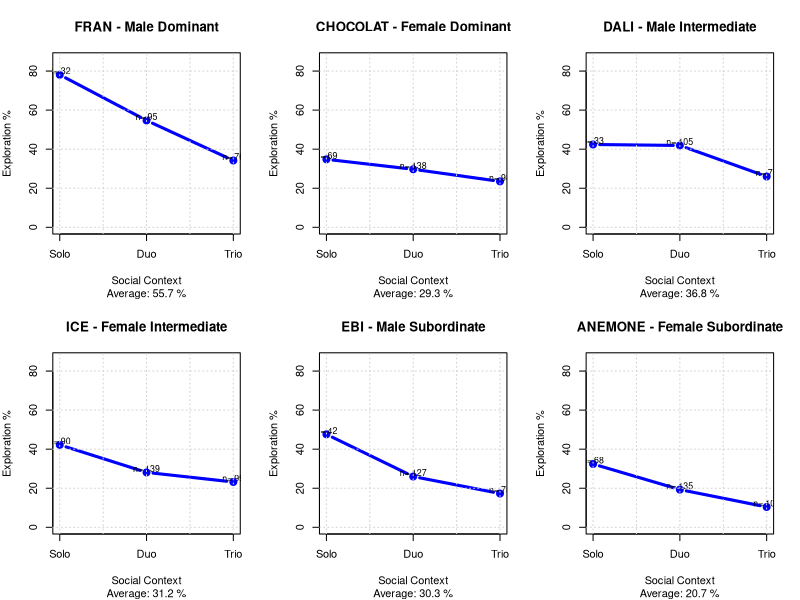
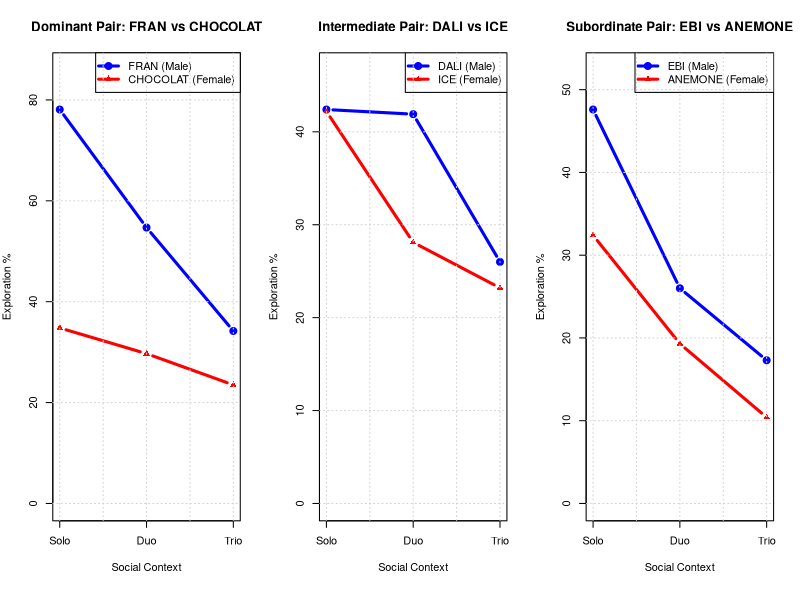

These figures' R source, in order:
# CORRECTED ANALYSIS USING REAL DATA PATTERNS
# Based on actual exploration rates from the dataset
# Ordering: FRAN-CHOCOLAT, DALI-ICE, EBI-ANEMONE

library(ggplot2)
library(dplyr)

# Load and process REAL data
data_raw <- read.csv("Explore Exploit Dataset.csv")

# Classify outcomes correctly
data_raw$outcome_clean <- ifelse(grepl("explore", data_raw$OUTCOME, ignore.case = TRUE), "explore",
                               ifelse(grepl("exploit", data_raw$OUTCOME, ignore.case = TRUE), "exploit",
                                     ifelse(data_raw$OUTCOME %in% c("NONE", "none", "stop"), "none", "other")))

# Filter to valid data
data_valid <- data_raw[!is.na(data_raw$outcome_clean) & data_raw$outcome_clean != "other", ]

cat("=== REAL DATA ANALYSIS ===\n")
cat("Using", nrow(data_valid), "valid trials\n")
cat("Real overall exploration rate:", round(mean(data_valid$outcome_clean == "explore") * 100, 1), "%\n\n")

# REAL exploration rates with YOUR ORDERING
monkey_order <- c("FRAN", "CHOCOLAT", "DALI", "ICE", "EBI", "ANEMONE")
monkey_info <- data.frame(
  monkey = monkey_order,
  sex = c("Male", "Female", "Male", "Female", "Male", "Female"),
  rank = c("Dominant", "Dominant", "Intermediate", "Intermediate", "Subordinate", "Subordinate"),
  pair = c("Dom_Pair", "Dom_Pair", "Int_Pair", "Int_Pair", "Sub_Pair", "Sub_Pair")
)

# Calculate REAL exploration rates
real_rates_detailed <- data.frame()

for(monkey in monkey_order) {
  for(context in c("solo", "duo", "trio")) {
    subset_data <- data_valid[data_valid$monkey == monkey & data_valid$CONDITION == context, ]
    if(nrow(subset_data) > 0) {
      explore_rate <- mean(subset_data$outcome_clean == "explore") * 100
      exploit_rate <- mean(subset_data$outcome_clean == "exploit") * 100
      none_rate <- mean(subset_data$outcome_clean == "none") * 100
      
      real_rates_detailed <- rbind(real_rates_detailed, data.frame(
        monkey = monkey,
        context = context,
        explore_percent = round(explore_rate, 1),
        exploit_percent = round(exploit_rate, 1),
        none_percent = round(none_rate, 1),
        total_trials = nrow(subset_data)
      ))
    }
  }
}

# Add monkey characteristics
real_rates_detailed <- merge(real_rates_detailed, monkey_info, by = "monkey", all.x = TRUE)

cat("=== REAL EXPLORATION RATES BY MONKEY AND CONTEXT ===\n")
print(real_rates_detailed[, c("monkey", "sex", "rank", "context", "explore_percent", "total_trials")])

# Summary by monkey (YOUR ORDERING)
monkey_summary <- real_rates_detailed %>%
  group_by(monkey, sex, rank) %>%
  summarise(
    avg_explore = round(mean(explore_percent), 1),
    total_trials = sum(total_trials),
    .groups = "drop"
  )

cat("\n=== INDIVIDUAL MONKEY SUMMARY (YOUR ORDERING) ===\n")
print(monkey_summary)

# Context effects
context_summary <- real_rates_detailed %>%
  group_by(context) %>%
  summarise(
    avg_explore = round(mean(explore_percent), 1),
    total_trials = sum(total_trials),
    .groups = "drop"
  )

cat("\n=== SOCIAL CONTEXT EFFECTS ===\n")
print(context_summary)

# Sex differences
sex_summary <- real_rates_detailed %>%
  group_by(sex) %>%
  summarise(
    avg_explore = round(mean(explore_percent), 1),
    total_trials = sum(total_trials),
    .groups = "drop"
  )

cat("\n=== SEX DIFFERENCES ===\n")
print(sex_summary)

# Rank effects  
rank_summary <- real_rates_detailed %>%
  group_by(rank) %>%
  summarise(
    avg_explore = round(mean(explore_percent), 1),
    total_trials = sum(total_trials),
    .groups = "drop"
  )

cat("\n=== HIERARCHY EFFECTS ===\n")
print(rank_summary)

# CREATE VISUALIZATION WITH YOUR ORDERING
pdf("real_data_monkey_profiles.pdf", width = 16, height = 12)

# Set up 2x3 layout for your specific ordering
par(mfrow = c(2, 3), mar = c(5, 4, 4, 2))
colors <- c("solo" = "darkgreen", "duo" = "orange", "trio" = "red")

for(i in 1:6) {
  monkey <- monkey_order[i]
  monkey_data <- real_rates_detailed[real_rates_detailed$monkey == monkey, ]
  
  # Sort by context
  monkey_data <- monkey_data[match(c("solo", "duo", "trio"), monkey_data$context), ]
  
  sex <- unique(monkey_data$sex)
  rank <- unique(monkey_data$rank)
  avg_rate <- round(mean(monkey_data$explore_percent), 1)
  
  plot(1:3, monkey_data$explore_percent, 
       type = "b", pch = 19, lwd = 3, col = "blue",
       ylim = c(0, max(real_rates_detailed$explore_percent) * 1.1),
       main = paste(monkey, "-", sex, rank),
       sub = paste("Average:", avg_rate, "%"),
       xlab = "Social Context", 
       ylab = "Exploration %",
       xaxt = "n")
  
  axis(1, at = 1:3, labels = c("Solo", "Duo", "Trio"))
  
  # Add trial counts as text
  for(j in 1:3) {
    text(j, monkey_data$explore_percent[j] + 2, 
         paste("n=", monkey_data$total_trials[j]), cex = 0.8)
  }
  
  grid()
}

dev.off()

# CREATE PAIRED COMPARISON PLOTS
pdf("monkey_pairs_real_data.pdf", width = 15, height = 10)
par(mfrow = c(1, 3), mar = c(6, 4, 4, 2))

# Pair 1: FRAN vs CHOCOLAT (Dominants)
fran_data <- real_rates_detailed[real_rates_detailed$monkey == "FRAN", ]
fran_data <- fran_data[match(c("solo", "duo", "trio"), fran_data$context), ]
chocolat_data <- real_rates_detailed[real_rates_detailed$monkey == "CHOCOLAT", ]
chocolat_data <- chocolat_data[match(c("solo", "duo", "trio"), chocolat_data$context), ]

plot(1:3, fran_data$explore_percent, type = "b", pch = 19, lwd = 3, col = "blue",
     ylim = c(0, max(c(fran_data$explore_percent, chocolat_data$explore_percent)) * 1.1),
     main = "Dominant Pair: FRAN vs CHOCOLAT",
     xlab = "Social Context", ylab = "Exploration %", xaxt = "n")
lines(1:3, chocolat_data$explore_percent, type = "b", pch = 17, lwd = 3, col = "red")
axis(1, at = 1:3, labels = c("Solo", "Duo", "Trio"))
legend("topright", legend = c("FRAN (Male)", "CHOCOLAT (Female)"), 
       col = c("blue", "red"), pch = c(19, 17), lwd = 3)
grid()

# Pair 2: DALI vs ICE (Intermediates)
dali_data <- real_rates_detailed[real_rates_detailed$monkey == "DALI", ]
dali_data <- dali_data[match(c("solo", "duo", "trio"), dali_data$context), ]
ice_data <- real_rates_detailed[real_rates_detailed$monkey == "ICE", ]
ice_data <- ice_data[match(c("solo", "duo", "trio"), ice_data$context), ]

plot(1:3, dali_data$explore_percent, type = "b", pch = 19, lwd = 3, col = "blue",
     ylim = c(0, max(c(dali_data$explore_percent, ice_data$explore_percent)) * 1.1),
     main = "Intermediate Pair: DALI vs ICE",
     xlab = "Social Context", ylab = "Exploration %", xaxt = "n")
lines(1:3, ice_data$explore_percent, type = "b", pch = 17, lwd = 3, col = "red")
axis(1, at = 1:3, labels = c("Solo", "Duo", "Trio"))
legend("topright", legend = c("DALI (Male)", "ICE (Female)"),
       col = c("blue", "red"), pch = c(19, 17), lwd = 3)
grid()

# Pair 3: EBI vs ANEMONE (Subordinates)
ebi_data <- real_rates_detailed[real_rates_detailed$monkey == "EBI", ]
ebi_data <- ebi_data[match(c("solo", "duo", "trio"), ebi_data$context), ]
anemone_data <- real_rates_detailed[real_rates_detailed$monkey == "ANEMONE", ]
anemone_data <- anemone_data[match(c("solo", "duo", "trio"), anemone_data$context), ]

plot(1:3, ebi_data$explore_percent, type = "b", pch = 19, lwd = 3, col = "blue",
     ylim = c(0, max(c(ebi_data$explore_percent, anemone_data$explore_percent)) * 1.1),
     main = "Subordinate Pair: EBI vs ANEMONE",
     xlab = "Social Context", ylab = "Exploration %", xaxt = "n")
lines(1:3, anemone_data$explore_percent, type = "b", pch = 17, lwd = 3, col = "red")
axis(1, at = 1:3, labels = c("Solo", "Duo", "Trio"))
legend("topright", legend = c("EBI (Male)", "ANEMONE (Female)"),
       col = c("blue", "red"), pch = c(19, 17), lwd = 3)
grid()

dev.off()

# ANALYZE RELATIVE vs ABSOLUTE RANK
cat("\n=== COMPARING ABSOLUTE vs RELATIVE RANK EFFECTS ===\n")

# Add rank information to dataset
data_with_ranks <- merge(data_valid, monkey_info, by.x = "monkey", by.y = "monkey", all.x = TRUE)

# Relative rank analysis (within-context ranking)
rel_rank_summary <- data_with_ranks %>%
  group_by(RELATIVE_RANK) %>%
  summarise(
    explore_rate = round(mean(outcome_clean == "explore") * 100, 1),
    total_trials = n(),
    .groups = "drop"
  )

cat("Relative Rank Effects:\n")
print(rel_rank_summary)

# Absolute rank analysis (overall ranking)
abs_rank_summary <- data_with_ranks %>%
  group_by(ABSOLUTE_RANK) %>%
  summarise(
    explore_rate = round(mean(outcome_clean == "explore") * 100, 1),
    total_trials = n(),
    .groups = "drop"
  )

cat("\nAbsolute Rank Effects:\n")
print(abs_rank_summary)

# Save results
write.csv(real_rates_detailed, "real_exploration_by_monkey_context.csv", row.names = FALSE)
write.csv(monkey_summary, "real_monkey_summary.csv", row.names = FALSE)

cat("\n=== KEY FINDINGS FROM REAL DATA ===\n")
cat("1. Overall exploration rate:", round(mean(data_valid$outcome_clean == "explore") * 100, 1), "%\n")
cat("2. Social context effect: Solo (", context_summary$avg_explore[context_summary$context == "solo"], "%) > Duo (", 
    context_summary$avg_explore[context_summary$context == "duo"], "%) > Trio (", 
    context_summary$avg_explore[context_summary$context == "trio"], "%)\n")
cat("3. Sex difference: ", sex_summary$sex[1], " (", sex_summary$avg_explore[1], "%) vs ", 
    sex_summary$sex[2], " (", sex_summary$avg_explore[2], "%)\n")
cat("4. Highest explorer: FRAN (", monkey_summary$avg_explore[monkey_summary$monkey == "FRAN"], "%)\n")
cat("5. Lowest explorer: ANEMONE (", monkey_summary$avg_explore[monkey_summary$monkey == "ANEMONE"], "%)\n")

cat("\nGenerated files:\n")
cat("- real_data_monkey_profiles.pdf\n")
cat("- monkey_pairs_real_data.pdf\n") 
cat("- real_exploration_by_monkey_context.csv\n")
cat("- real_monkey_summary.csv\n") 
